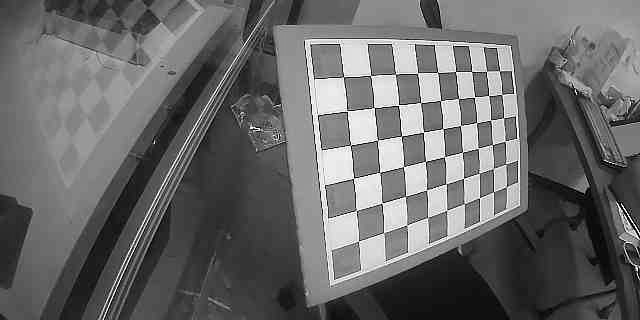
#> input picture camera_package/camera_package/user_interface/camera_images/0.jpg, 640 x 320 px
$ python camera_calibration_quick_test.py
#> lines starting #> are read from the running program, lines starting #| are printed output that depends on the picture
import numpy as np
import cv2 as cv

view = 0

mtx = np.array([[408.92439747   ,0.           ,315.34337658],
                [  0.           ,409.02032845 ,143.63927478],
                [  0.           ,0.           ,1.          ]])

dist = np.array([[-4.06191363e-01,  2.80515124e-01, -2.25598493e-04,  7.67790538e-04, -1.71941377e-01]])

img = cv.imread(f'./camera_images/{view}.jpg')
#> img is the input picture: shape (320, 640, 3); min 0, max 255, mean 104
h,  w = img.shape[:2]
#> h = 320; w = 640
newcameramtx, roi = cv.getOptimalNewCameraMatrix(mtx, dist, (w,h), 1, (w,h))
#> roi = (14, 31, 591, 228)

# undistort
dst = cv.undistort(img, mtx, dist, None, newcameramtx)
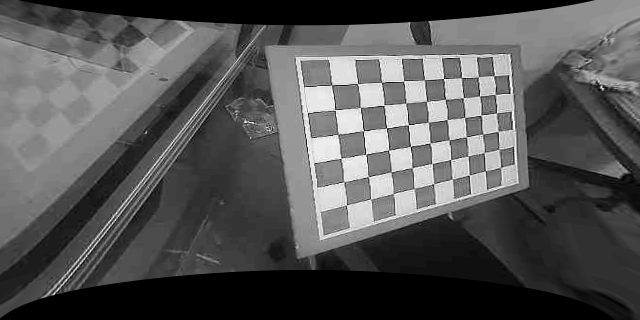
#> dst: shape (320, 640, 3); min 0, max 255, mean 84.1
# crop the image
x, y, w, h = roi
#> x = 14; y = 31; w = 591; h = 228
dst = dst[y:y+h, x:x+w]
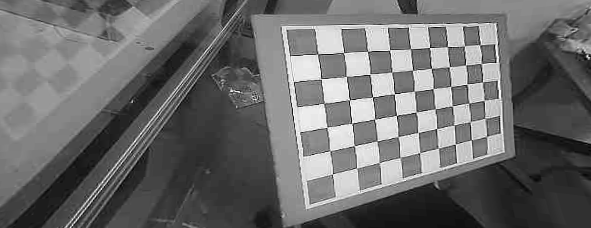
#> dst: shape (228, 591, 3); min 2, max 255, mean 106.9

cv.imwrite(f'./calibrated_camera_images/{view}_01.jpg', dst)

# undistort
mapx, mapy = cv.initUndistortRectifyMap(mtx, dist, None, newcameramtx, (w,h), 5)
dst = cv.remap(img, mapx, mapy, cv.INTER_LINEAR)
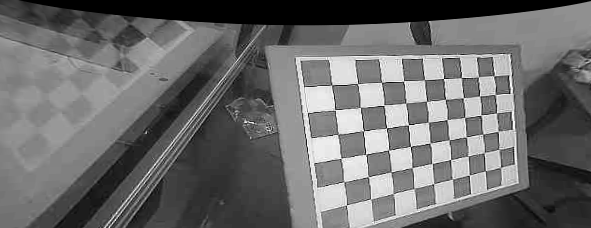
#> dst: shape (228, 591, 3); min 0, max 255, mean 106.5

# crop the image
x, y, w, h = roi
dst = dst[y:y+h, x:x+w]
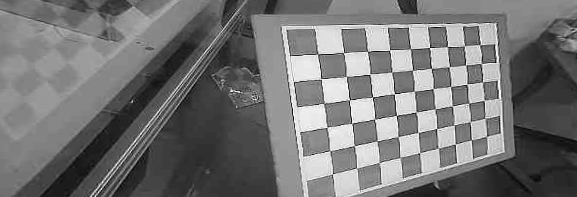
#> dst: shape (197, 577, 3); min 2, max 255, mean 115.5
cv.imwrite(f'./calibrated_camera_images/{view}_02.jpg', dst)

$ run again, with camera_package/camera_package/user_interface/camera_images/11.jpg copied over camera_package/camera_package/user_interface/camera_images/0.jpg
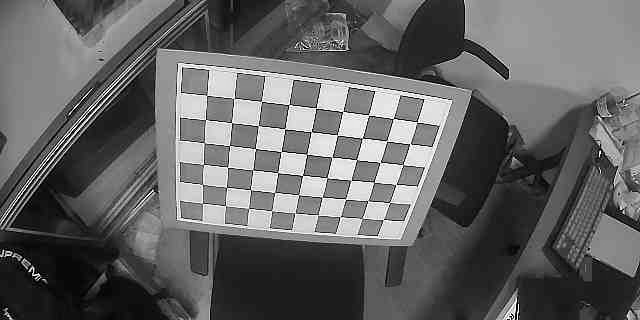
#> input picture camera_package/camera_package/user_interface/camera_images/11.jpg, 640 x 320 px
#> img is the input picture: shape (320, 640, 3); min 0, max 255, mean 99.2
#> `dst = cv.remap(img, mapx, mapy, cv.INTER_LINEAR)`:
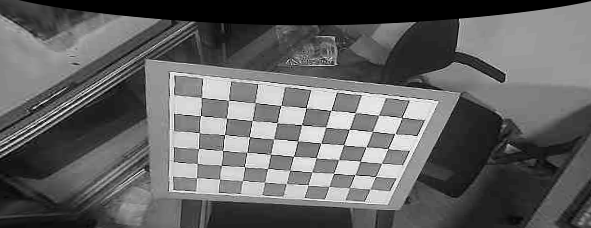
#> dst: shape (228, 591, 3); min 0, max 255, mean 98.2
#> `dst = dst[y:y+h, x:x+w]`:
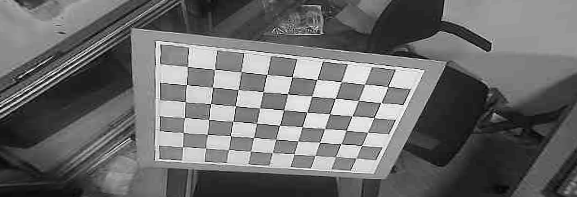
#> dst: shape (197, 577, 3); min 1, max 255, mean 106.7

$ run again, with camera_package/camera_package/user_interface/camera_images/12.jpg copied over camera_package/camera_package/user_interface/camera_images/0.jpg
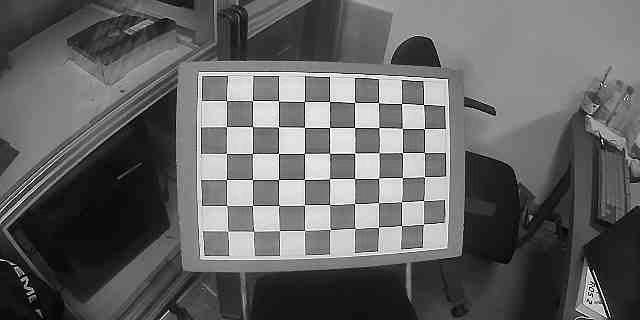
#> input picture camera_package/camera_package/user_interface/camera_images/12.jpg, 640 x 320 px
#> img is the input picture: shape (320, 640, 3); min 0, max 255, mean 99
#> `dst = cv.remap(img, mapx, mapy, cv.INTER_LINEAR)`:
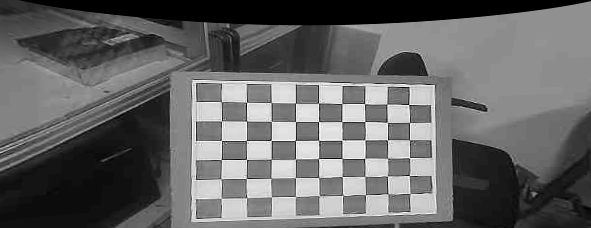
#> dst: shape (228, 591, 3); min 0, max 255, mean 100.4
#> `dst = dst[y:y+h, x:x+w]`:
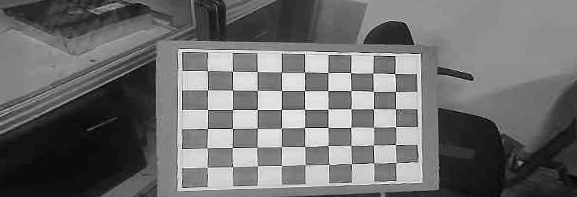
#> dst: shape (197, 577, 3); min 1, max 255, mean 109.2

$ run again, with camera_package/camera_package/user_interface/camera_images/13.jpg copied over camera_package/camera_package/user_interface/camera_images/0.jpg
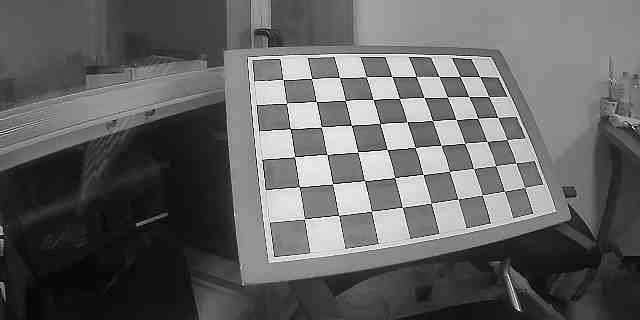
#> input picture camera_package/camera_package/user_interface/camera_images/13.jpg, 640 x 320 px
#> img is the input picture: shape (320, 640, 3); min 0, max 255, mean 98.8
#> `dst = cv.remap(img, mapx, mapy, cv.INTER_LINEAR)`:
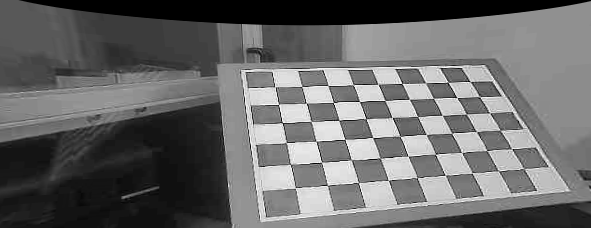
#> dst: shape (228, 591, 3); min 0, max 255, mean 103.8
#> `dst = dst[y:y+h, x:x+w]`:
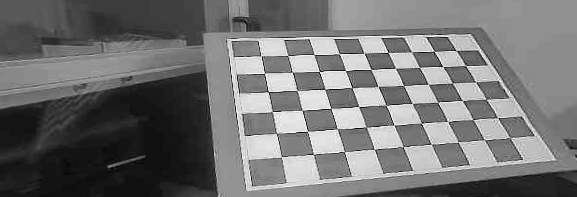
#> dst: shape (197, 577, 3); min 1, max 255, mean 113.4
